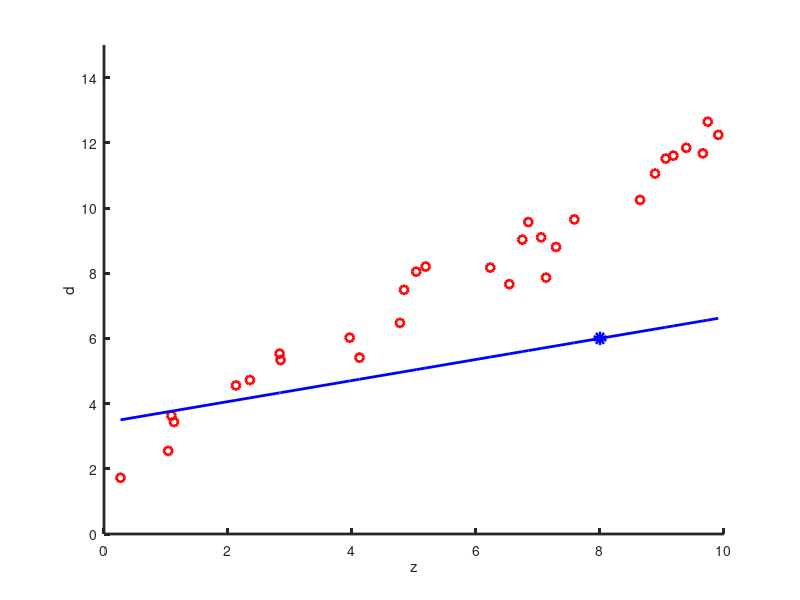

The MATLAB source for this figure:
% gda03_10
%
% constrained least squares fit to synthetic data

% z's
N=30;
zmin=0;
zmax=10;
z = sort(random('Uniform',zmin,zmax,N,1));

% d = a + b*z + noise
a=2.0;
b=1.0;
sd=0.5;
dobs = a+b*z+random('Normal',0,sd,N,1);

% constraint
zp = 8;
dp = 6;

% constrained least squares fit
M=2;
G=[ones(N,1), z];
F = [1, zp];
A = [ [G'*G, F']', [F, 0]' ];
b = [ [G'*dobs]', dp ]';
mest = A\b;

% predicted data
dpre = G*mest(1:M);
e = dobs - dpre;
[emax, iemax] = max(abs(e));

% plot
figure(1);
clf;

pdmin=0;
pdmax=15;

set(gca,'LineWidth',2);
hold on;
axis( [zmin, zmax, pdmin, pdmax ]' );
plot( z, dobs, 'ro', 'LineWidth', 2);
plot( zp, dp, 'bo', 'LineWidth', 4);
plot( z, dpre, 'b-', 'LineWidth', 2);
xlabel('z');
ylabel('d');

